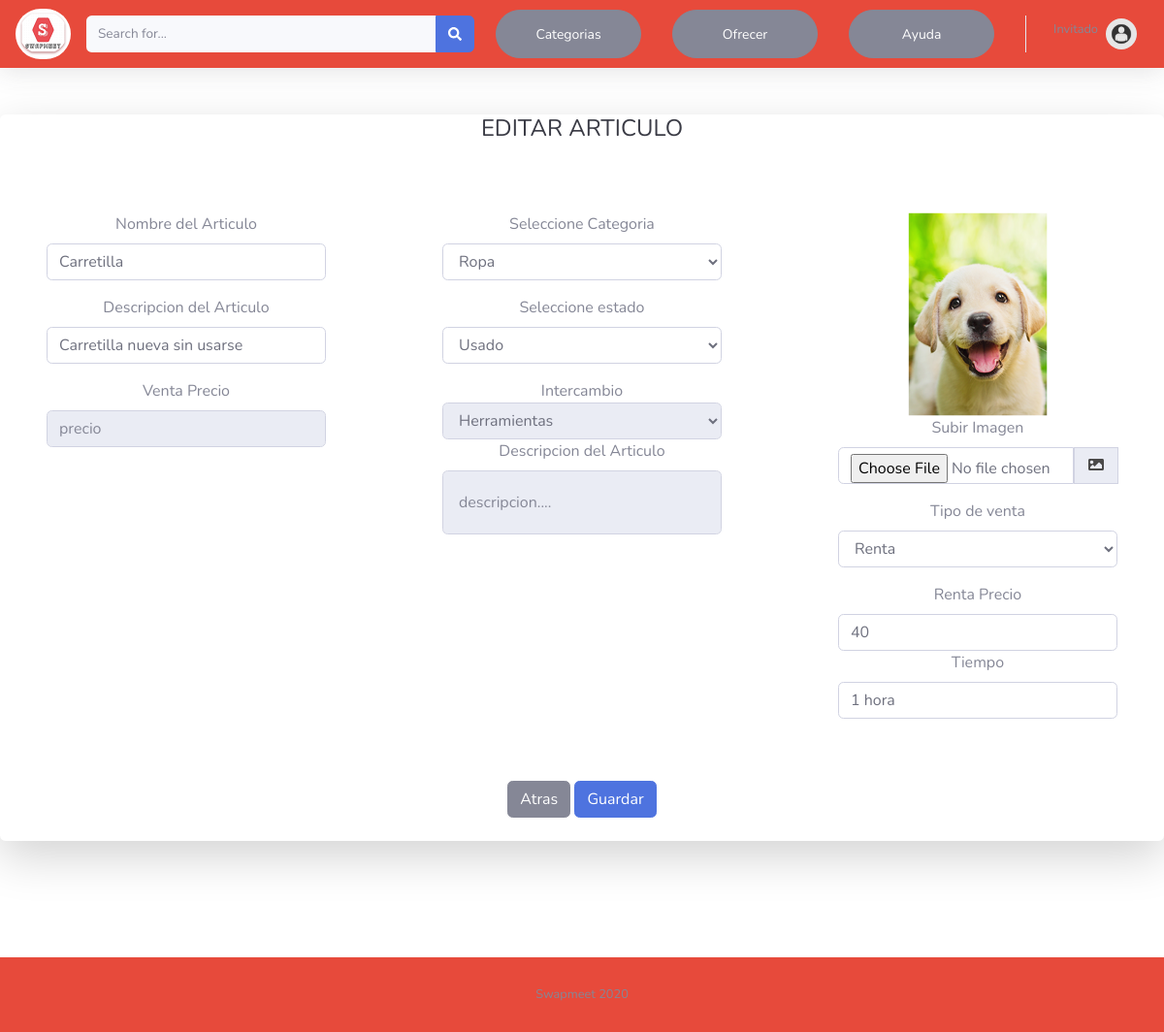
The page /edit_product.php?edit_product=81 on the database as committed earlier.
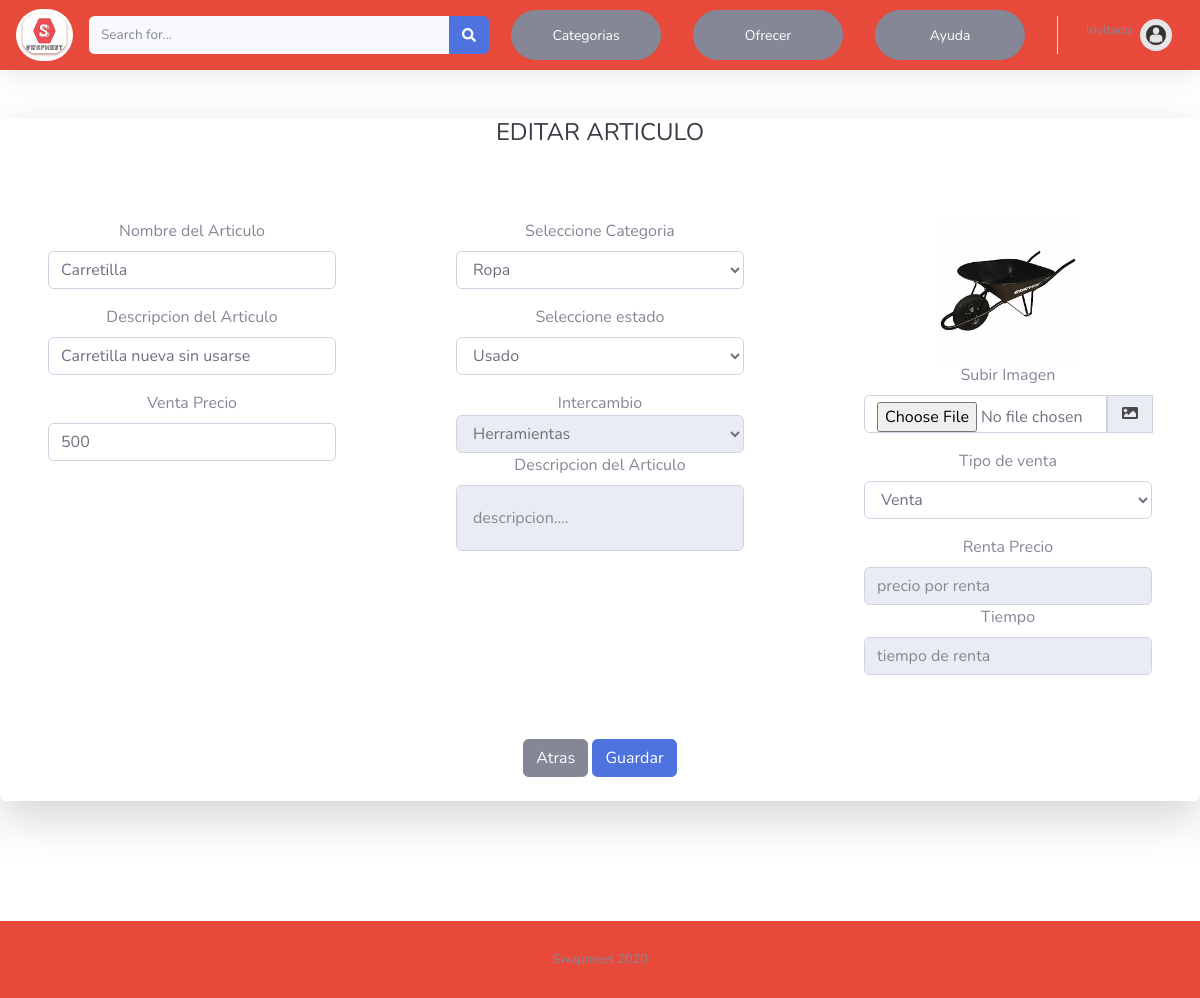
The same page on the database as committed later.
### tables this page shows
CREATE TABLE `products_data` (
  `product_id` int(11) NOT NULL,
  `user_id` int(11) DEFAULT NULL,
  `name` varchar(50) NOT NULL,
  `product_description` varchar(50) DEFAULT NULL,
  `change_description` varchar(50) DEFAULT NULL,
  `status` varchar(50) NOT NULL,
  `price_sale` varchar(50) DEFAULT NULL,
  `price_rental` varchar(20) DEFAULT NULL,
  `img` varchar(50) DEFAULT NULL,
  `time_rental` varchar(20) DEFAULT NULL,
  `sale_type` varchar(50) NOT NULL,
  `product_category` varchar(20) NOT NULL,
  `change_category` varchar(20) DEFAULT NULL
);

### edit_product.php (the view, shortened to what the changed rows need)
<?php
include("conexiondb.php");
?>
<!DOCTYPE html>
<html lang="en">
<head>
    <link href="css/all.min.css" rel="stylesheet" type="text/css">
    <link href="css/sb-admin-2.min.css" rel="stylesheet">
</head>
<body id="page-top">
    <div id="content-wrapper" class="d-flex flex-column">
        <div id="content">
                       <div class="card o-hidden border-0 shadow-lg my-5">
                        <?php
                     $getProductQuery = 'SELECT * FROM products_data WHERE product_id='.$_GET['edit_product'];
                $getProduct = mysqli_query($conexion, $getProductQuery);
                $Product = mysqli_fetch_assoc($getProduct);
                ?>
                            <div class="card-body p-0">
                                <div align="center">
                                        <h1 class="h4 text-gray-900 mb-4">EDITAR ARTICULO</h1>
                              <form id="productEdit" class="user">
                                <div class="row">
                                    <div class="col-lg-4">
                                        <div class="p-5">
                                                <div class="form-group">
                                                     <label>Nombre del Articulo</label>
                                                     <input type="text" class="form-control form-control-registro" name="product_name" id="tbx_nombre" placeholder="nombre" value="<?php echo $Product['name'];?>">
                                                </div>
                                                <div class="form-group">
                                                    <label>Descripcion del Articulo</label>
                                                    <input type="description" class="form-control form-control-registro " name="product_description" id="tbx_descripcion" placeholder="descripcion" value="<?php echo $Product['product_description'];?>">
                                               </div>
                                                <div class="form-group">
                                                    <label class="form-check-label" for="exampleCheck1">Venta</label>
                                                    <label>Precio</label>
                                                    <input type="text" class="form-control" name="price_sale" id="price_sale" placeholder="precio" value="<?php echo $Product['price_sale'];?>">
                                                </div>
                                        </div>
                                    </div>
                                    <div class="col-lg-4">
                                        <div class="p-5">
                                                  <div class="form-group">
                                                         <label>Seleccione Categoria</label>
                                                         <select class="form-control form-control-registro" name="product_category" id="product_category">
                                                            <option <?php if($Product['product_category'] == 'Ropa'){echo 'selected';} ?>>Ropa</option>
                                                         </select>
                                                  </div>
                                                  <div class="form-group">
                                                        <label>Seleccione estado</label>
                                                        <select class="form-control form-control-registro " name="product_status" id="tbx_selec_estado">
                                                            <option <?php if($Product['status'] == 'Usado'){echo 'selected';} ?>>Usado</option>
                                                        </select>
                                                  </div>
                                                  <div class="form-group">
                                                        <label class="form-check-label" for="exampleCheck1">Intercambio</label>
                                                        <br>
                                                        <select  type="text" class="form-control form-control-registro change_category" name="change_category" id="change_category">
                                                            <option <?php if($Product['change_category'] == 'Herramientas'){echo 'selected';} ?>>Herramientas</option>
                                                        </select>
                                                        <div class="form-group">
                                                            <label>Descripcion del Articulo</label>
                                                            <input type="description" class="form-control form-control-registro" name="change_description" id="change_description" placeholder="descripcion...." value="<?php echo $Product['change_description'];?>" style="padding: 2rem 1rem;">
                                                        </div>
                                                </div>
                                        </div>
                                    </div>
                                    <div class="col-lg-4">
                                        <div class="p-5">
                                                <div class="form-group">
                                                    <div id="preview">
                                                      <?php if($Product['img']){?>
                                                        <img  src="<?php echo $Product['img'];?>">
                                                      <?php } ?>
                                                    </div>
                                                </div>
                                                <div class="form-group">
                                                    <label>Tipo de venta</label>
                                                    <select class="form-control form-control-registro sale_type" name="sale_type" id="sale_type">
                                                        <option <?php if($Product['sale_type'] == 'Venta'){echo 'selected';} ?>>Venta</option>
                                                        <option <?php if($Product['sale_type'] == 'Renta'){echo 'selected';} ?>>Renta</option>
                                                    </select>
                                                </div>
                                                <div class="form-group">
                                                        <label class="form-check-label" for="exampleCheck1">Renta</label>
                                                        <label >Precio</label>
                                                        <input type="text" class="form-control" name="price_rental" id="price_rental" placeholder="precio por renta" value="<?php echo $Product['price_rental'];?>">
                                                        <label >Tiempo</label>
                                                        <input type="text" class="form-control" name="time_rental" id="time_rental" placeholder="tiempo de renta" value="<?php echo $Product['time_rental'];?>">
                                                    </div>
                                            </div>
                                        </div>
                                </div>
                                   </form>
                                </div>
                                <br>
                          </div>
                        </div>
                 </div>
                      <br>
                      <br>
                       <br>
            </div>
</body>
</html>

Rows that differ between the two databases and show on the page:
changed products_data "Carretilla": price_sale (not shown) → "500"; img: a different picture; sale_type "Renta" → "Venta"; change_category "Herramientas" → (not shown); price_rental "40" → (not shown); time_rental "1 hora" → (not shown)
Other text that changed with them:
form field change_category: (not shown) → "Herramientas"
